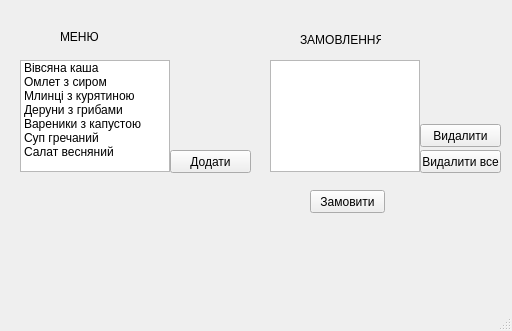
<?xml version="1.0" encoding="UTF-8"?>
<ui version="4.0">
 <class>MainWindow</class>
 <widget class="QMainWindow" name="MainWindow">
  <property name="enabled">
   <bool>true</bool>
  </property>
  <property name="geometry">
   <rect>
    <x>0</x>
    <y>0</y>
    <width>512</width>
    <height>331</height>
   </rect>
  </property>
  <property name="windowTitle">
   <string>Кафе &quot;Студент&quot;</string>
  </property>
  <widget class="QWidget" name="centralwidget">
   <widget class="QListWidget" name="listMenu">
    <property name="geometry">
     <rect>
      <x>20</x>
      <y>60</y>
      <width>150</width>
      <height>112</height>
     </rect>
    </property>
    <item>
     <property name="text">
      <string>Вівсяна каша</string>
     </property>
     <property name="font">
      <font>
       <weight>50</weight>
       <italic>false</italic>
       <bold>false</bold>
       <underline>false</underline>
       <strikeout>false</strikeout>
      </font>
     </property>
    </item>
    <item>
     <property name="text">
      <string>Омлет з сиром</string>
     </property>
    </item>
    <item>
     <property name="text">
      <string>Млинці з курятиною</string>
     </property>
    </item>
    <item>
     <property name="text">
      <string>Деруни з грибами</string>
     </property>
    </item>
    <item>
     <property name="text">
      <string>Вареники з капустою</string>
     </property>
    </item>
    <item>
     <property name="text">
      <string>Суп гречаний</string>
     </property>
    </item>
    <item>
     <property name="text">
      <string>Салат весняний</string>
     </property>
    </item>
   </widget>
   <widget class="QPushButton" name="button_Add">
    <property name="geometry">
     <rect>
      <x>170</x>
      <y>150</y>
      <width>81</width>
      <height>23</height>
     </rect>
    </property>
    <property name="text">
     <string>Додати</string>
    </property>
   </widget>
   <widget class="QPushButton" name="button_Buy">
    <property name="geometry">
     <rect>
      <x>310</x>
      <y>190</y>
      <width>75</width>
      <height>23</height>
     </rect>
    </property>
    <property name="text">
     <string>Замовити</string>
    </property>
   </widget>
   <widget class="QPushButton" name="button_Remove">
    <property name="geometry">
     <rect>
      <x>420</x>
      <y>124</y>
      <width>81</width>
      <height>23</height>
     </rect>
    </property>
    <property name="text">
     <string>Видалити</string>
    </property>
   </widget>
   <widget class="QLabel" name="label_Menu">
    <property name="geometry">
     <rect>
      <x>60</x>
      <y>30</y>
      <width>47</width>
      <height>13</height>
     </rect>
    </property>
    <property name="text">
     <string>МЕНЮ</string>
    </property>
   </widget>
   <widget class="QLabel" name="label_Order">
    <property name="geometry">
     <rect>
      <x>300</x>
      <y>30</y>
      <width>81</width>
      <height>20</height>
     </rect>
    </property>
    <property name="text">
     <string>ЗАМОВЛЕННЯ</string>
    </property>
   </widget>
   <widget class="QListWidget" name="listOrder">
    <property name="geometry">
     <rect>
      <x>270</x>
      <y>60</y>
      <width>150</width>
      <height>112</height>
     </rect>
    </property>
   </widget>
   <widget class="QPushButton" name="button_RemAll">
    <property name="geometry">
     <rect>
      <x>420</x>
      <y>150</y>
      <width>81</width>
      <height>23</height>
     </rect>
    </property>
    <property name="text">
     <string>Видалити все</string>
    </property>
   </widget>
  </widget>
  <widget class="QStatusBar" name="statusbar"/>
 </widget>
 <resources/>
 <connections/>
</ui>
